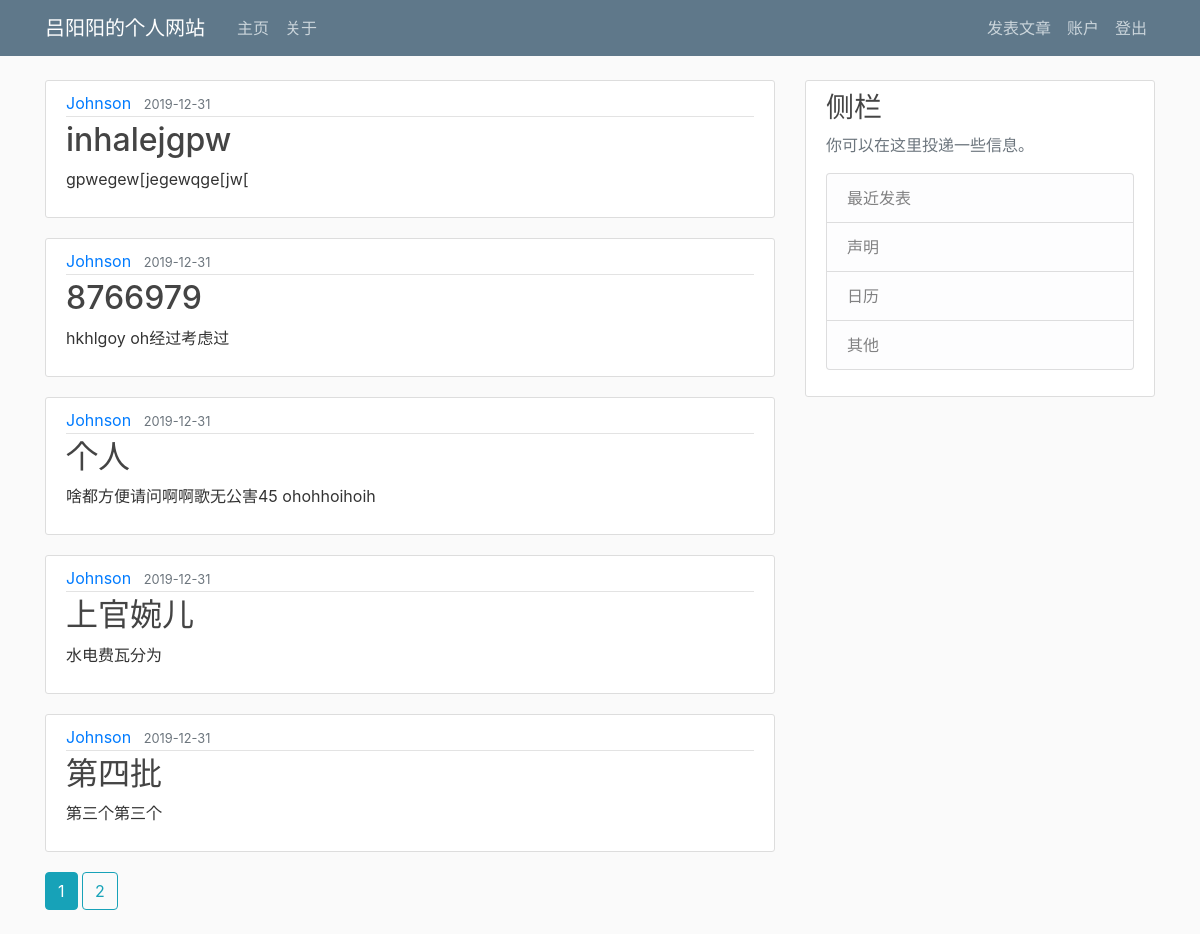
Screenshot of /home (signed in) with the database file from the repository.
### app/models.py (models this page shows, shortened)
class Post(db.Model):
    id = db.Column(db.Integer, primary_key=True)
    title = db.Column(db.String(100), nullable=False)
    date_posted = db.Column(db.DateTime, nullable=False, default=datetime.utcnow)
    content = db.Column(db.Text, nullable=False)
    user_id = db.Column(db.Integer, db.ForeignKey('user.id'), nullable=False)

class User(db.Model, UserMixin):
    id = db.Column(db.Integer, primary_key=True)
    username = db.Column(db.String(20), unique=True, nullable=False)
    email = db.Column(db.String(120), unique=True, nullable=False)
    image_file = db.Column(db.String(20), nullable=False, default='default.jpg')
    password = db.Column(db.String(60), nullable=False)
    posts = db.relationship('Post', backref='author', lazy=True)

### app/main/routes.py (the view)
@main.route('/')
@main.route('/home')
def home():
    page = request.args.get('page', 1, type=int)
    posts = Post.query.order_by(Post.date_posted.desc()).paginate(page=page, per_page=5)
    return render_template('home.html', posts=posts)

### app/models.py (called while the page is built)
@login_manager.user_loader
def load_user(user_id):
    return User.query.get(int(user_id))

### app/templates/home.html
{% extends "layout.html" %}
{% block content %}
    {% for post in posts.items %}
        <article class="media content-section">
            <div class="media-body">
                <div class="article-metadata">
                    <a class="mr-2" href="#">{{ post.author.username }}</a>
                    <small class="text-muted">{{ post.date_posted.strftime('%Y-%m-%d') }}</small>
                </div>
                <h2><a class="article-title" href="{{ url_for('post.post', post_id=post.id) }}">{{ post.title }}</a>
                </h2>
                <p class="article-content">{{ post.content }}</p>
            </div>
        </article>
    {% endfor %}
    {% for page_num in posts.iter_pages(left_edge=1, right_edge=1, left_current=1, right_current=2) %}
      {% if page_num %}
        {% if posts.page == page_num %}
            <a class="btn btn-info mb-4" href="{{ url_for('main.home', page=page_num) }}">{{ page_num }}</a>
        {% else %}
            <a class="btn btn-outline-info mb-4" href="{{ url_for('main.home', page=page_num) }}">{{ page_num }}</a>
        {% endif %}
      {% else %}
        ...
      {% endif %}
    {% endfor %}
{% endblock content %}

### app/static/main.css (style rules this page uses)
body { background: #fafafa; color: #333333; margin-top: 5rem; }
h1, h2, h3, h4, h5, h6 { color: #444444; }
.content-section { background: #ffffff; padding: 10px 20px; border: 1px solid #dddddd; border-radius: 3px; margin-bottom: 20px; }
.article-title { color: #444444; }
.article-content { white-space: pre-line; }
.article-metadata { padding-bottom: 1px; margin-bottom: 4px; border-bottom: 1px solid #e3e3e3 }

### rows the page displays
Post: author.username "Johnson", date_posted "2019-12-31", title "inhalejgpw", content "gpwegew[jegewqge[jw["
Post: author.username "Johnson", date_posted "2019-12-31", title "8766979", content "hkhlgoy oh经过考虑过"
Post: author.username "Johnson", date_posted "2019-12-31", title "个人", content "啥都方便请问啊啊歌无公害45 ohohhoihoih"
Post: author.username "Johnson", date_posted "2019-12-31", title "上官婉儿", content "水电费瓦分为"
Post: author.username "Johnson", date_posted "2019-12-31", title "第四批", content "第三个第三个"

### other values shown
{{ page_num }} "1"
{{ page_num }} "2"
